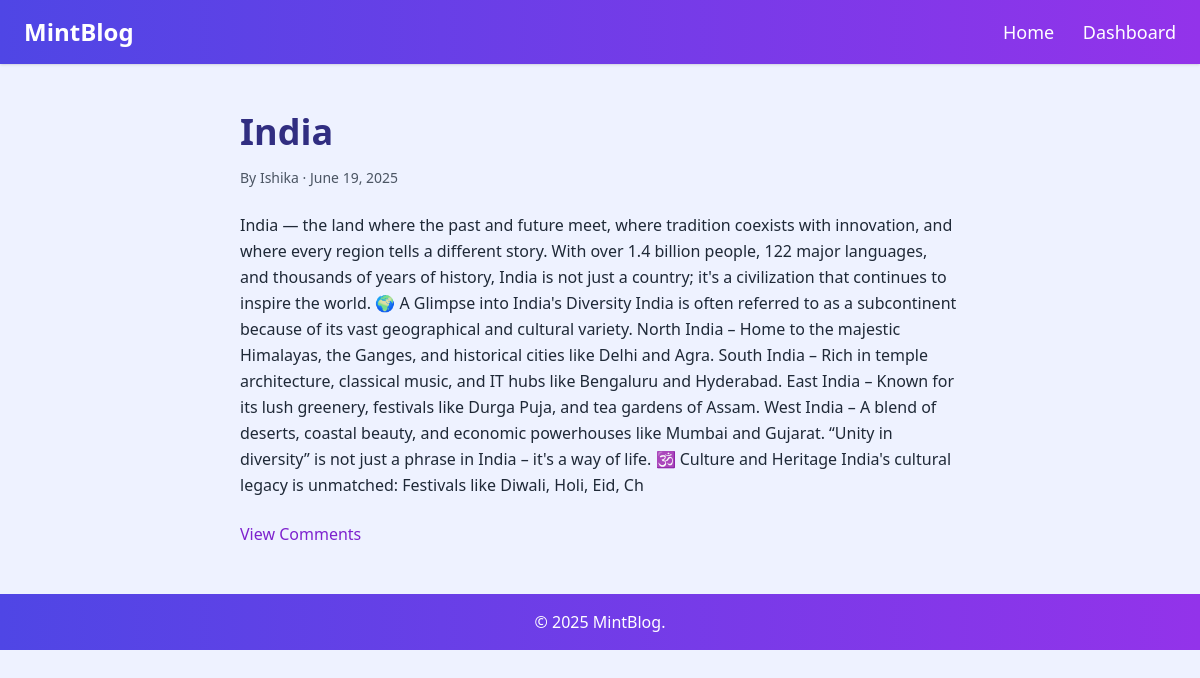
Screenshot of /blog_detail/1 with the database file from the repository.
### blog_app/models.py (models this page shows, shortened)
class Blog(models.Model):
    title = models.CharField(max_length=100)
    content=models.TextField()
    created_on=models.DateField(auto_now_add=True)
    author = models.ForeignKey(User, on_delete=models.CASCADE)

### blog_app/views.py (the view)
# urls.py: path('blog_detail/<int:pk>', views.blog_detail , name='blog_detail'),
def blog_detail(request, pk):
    blog = get_object_or_404(Blog, pk=pk)
    return render(request, 'blogapp/blog_detail.html', {'blog':blog})

### blog_app/templates/blogapp/blog_detail.html (shortened to what this page needs)
<!DOCTYPE html>
<html lang="en">
<head>
  <script src="https://cdn.tailwindcss.com"></script>
</head>
<body class="bg-indigo-50 text-gray-800 font-sans">
  <header class="bg-gradient-to-r from-indigo-600 to-purple-600 text-white p-4 shadow">
    <div class="max-w-6xl mx-auto flex justify-between items-center">
      <h1 class="text-2xl font-bold">MintBlog</h1>
      <nav class="space-x-6 text-lg">
        <a href="{% url 'home' %}" class="hover:underline">Home</a>
        <a href="{% url 'dashboard' %}" class="hover:underline">Dashboard</a>
      </nav>
    </div>
  </header>
  <section class="max-w-3xl mx-auto py-12 px-6">
    <h2 class="text-4xl font-bold text-indigo-900 mb-4">{{blog.title}}</h2>
    <p class="text-sm text-gray-600 mb-6"> By {{blog.author.username}} · {{blog.created_on}}</p>
    <p class="mb-6 leading-relaxed">{{blog.content}}</p>
    <a href="comments.html" class="text-purple-700 hover:underline">View Comments</a>
  </section>
  <footer class="bg-gradient-to-r from-indigo-600 to-purple-600 text-white text-center p-4">
    © 2025 MintBlog.
  </footer>
</body>
</html>

### rows the page displays
Blog: title "India", author.username "Ishika", created_on "June 19, 2025", content "India — the land where the past and future meet, where tradition coexists with innovation, and where every region tells a different story. With over 1.4 billion people, 122 major languages, and thousands of years of history, India is not just a country; it's a civilization that continues to inspire the world. 🌍 A Glimpse into India's Diversity India is often referred to as a subcontinent because of its vast geographical and cultural variety. North India – Home to the majestic Himalayas, the Ganges, and historical cities like Delhi and Agra. South India – Rich in temple architecture, classical music, and IT hubs like Bengaluru and Hyderabad. East India – Known for its lush greenery,…"
